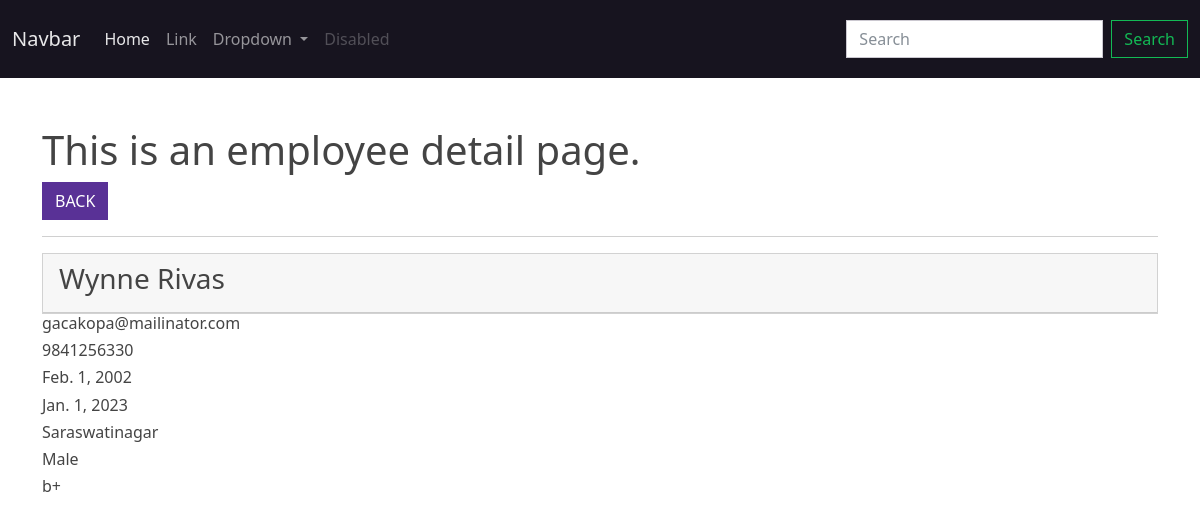
The app's page /employee/show/18/ with its own data.
### app_employeewebsite/models.py (models this page shows, shortened)
class Employee(models.Model):
    full_name = models.CharField(max_length=255)
    contact = models.CharField(max_length=255)
    email = models.EmailField()
    dob = models.DateField()
    join_date = models.DateField()
    gender =  models.CharField(max_length=255)
    blood_group = models.CharField(max_length=255)
    address = models.CharField(max_length=255)
    user = models.ForeignKey(User, on_delete=models.CASCADE)
    department = models.ForeignKey(Department, on_delete=models.CASCADE)
    class Meta:
        db_table = 'app_employee'

### app_employeewebsite/views.py (the view)
# urls.py: path('employee/show/<int:id>/', views.employee_show, name='emp-show'),
def employee_show(request, id):
    data = Employee.objects.get(id=id)
    context = {"data":data}
    return render(request, 'employees/show_employee.html', context)

### templates/employees/show_employee.html (shortened to what this page needs)
{% extends 'layouts/master.html' %}
{% block content %}
<div class="container mt-5">
    <h1> This is an employee detail page. </h1>
    <a href="{% url 'emp-index' %}" class="btn btn-primary">BACK</a>
    <hr>
    <div class="card">
        <div class="card-header"><h3>{{ data.full_name }}</h3></div></div>
        <div class="card-body">
            <h6>{{ data.email }}</h6>
            <h6>{{ data.contact }}</h6>
            <h6>{{ data.dob }}</h6>
            <h6>{{ data.join_date }}</h6>
            <h6>{{ data.address }}</h6>
            <h6>{{ data.gender }}</h6>
            <h6>{{ data.blood_group }}</h6>
        </div>
    </div>
{% endblock %}

### records on screen
Employee: full_name "Wynne Rivas", email "gacakopa@mailinator.com", contact "9841256330", dob "Feb. 1, 2002", join_date "Jan. 1, 2023", address "Saraswatinagar", gender "Male", blood_group "b+"
